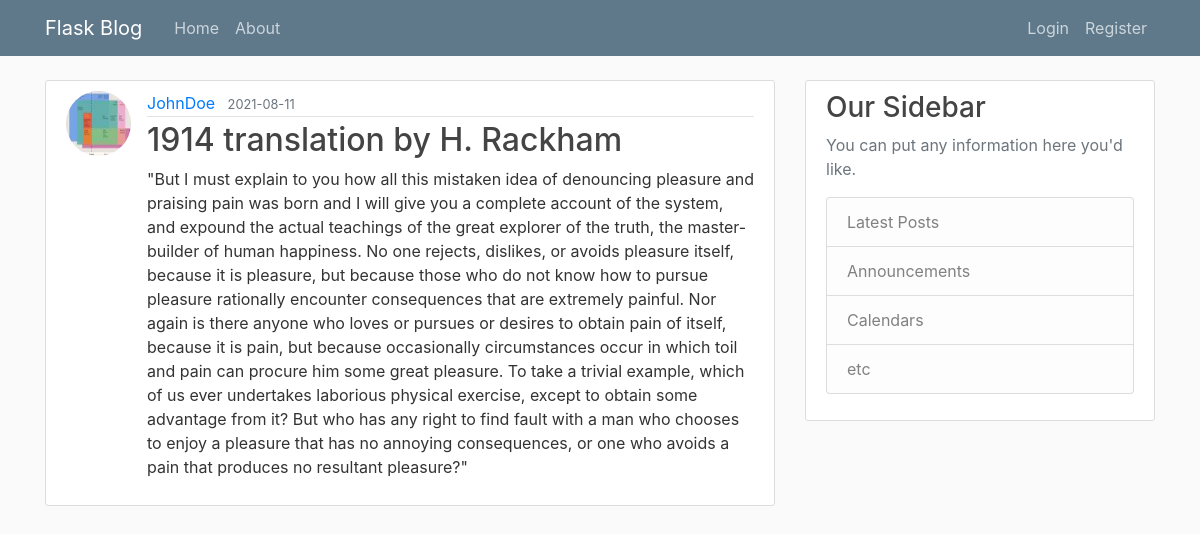
Page /post/9 on the committed database.
### flaskblog/models.py (models this page shows, shortened)
class User(db.Model, UserMixin):
    id = db.Column(db.Integer, primary_key=True)
    username = db.Column(db.String(20), unique=True, nullable=False)
    email = db.Column(db.String(120), unique=True, nullable=False)
    image_file = db.Column(db.String(20), nullable=False, default='default.jpg')
    password = db.Column(db.String(60), nullable=False)
    posts = db.relationship('Post', backref='author', lazy=True)

class Post(db.Model):
    id = db.Column(db.Integer, primary_key=True)
    title = db.Column(db.String(100), nullable=False)
    date_posted = db.Column(db.DateTime, nullable=False, default=datetime.utcnow)
    content = db.Column(db.Text, nullable=False)
    user_id = db.Column(db.Integer, db.ForeignKey('user.id'), nullable=False)

### flaskblog/posts/routes.py (the view)
@posts.route("/post/<int:post_id>")
def post(post_id):
    post = Post.query.get_or_404(post_id)
    return render_template('post.html', title=post.title, post=post)

### flaskblog/templates/post.html (shortened to what this page needs)
{% extends "layout.html" %}
{% block content %}
    <article class="media content-section">
        <img class="rounded-circle article-img" src="{{ url_for('static', filename='profile_pics/' + post.author.image_file) }}">
        <div class="media-body">
            <div class="article-metadata">
                <a href="{{ url_for('users.user_posts', username=post.author.username) }}" class="mr-2">{{ post.author.username }}</a>
                <small class="text-muted">{{ post.date_posted.strftime('%Y-%m-%d') }}</small>
            </div>
            <h2 class="article-title">{{ post.title }}</h2>
            <p class="article-content">{{ post.content }}</p>
        </div>
    </article>
{% endblock %}

### flaskblog/static/main.css (style rules this page uses)
body { background: #fafafa; color: #333333; margin-top: 5rem; }
h1, h2, h3, h4, h5, h6 { color: #444444; }
.content-section { background: #ffffff; padding: 10px 20px; border: 1px solid #dddddd; border-radius: 3px; margin-bottom: 20px; }
.article-title { color: #444444; }
.article-content { white-space: pre-line; }
.article-img { height: 65px; width: 65px; margin-right: 16px; }
.article-metadata { padding-bottom: 1px; margin-bottom: 4px; border-bottom: 1px solid #e3e3e3 }

### rows in the picture
User: image_file (picture), author.username "JohnDoe"
Post: date_posted "2021-08-11", title "1914 translation by H. Rackham", content "\"But I must explain to you how all this mistaken idea of denouncing pleasure and praising pain was born and I will give you a complete account of the system, and expound the actual teachings of the great explorer of the truth, the master-builder of human happiness. No one rejects, dislikes, or avoids pleasure itself, because it is pleasure, but because those who do not know how to pursue pleasure rationally encounter consequences that are extremely painful. Nor again is there anyone who loves or pursues or desires to obtain pain of itself, because it is pain, but because occasionally circumstances occur in which toil and pain can procure him some great pleasure. To take a trivial example,…"
